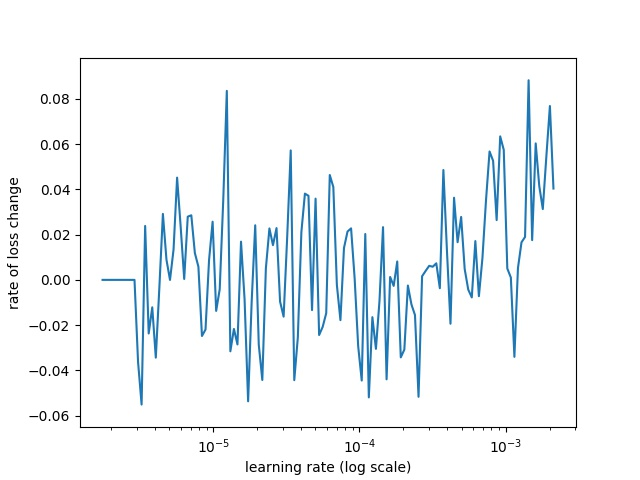

This figure's Python source:
# -*- coding: utf-8 -*- 
# train.py
# env: python=3.6
# author: lm 

import time
import math
import os
import random
import logging # for save train log
import numpy as np 
import tensorflow as tf 
from tfrecords import tf_records
from tqdm import tqdm 
import cv2 as cv
from skimage import color 
from matplotlib import pyplot as plt 

from network import seg_loss
from network import seg_accuracy
from network import lr_policy 
from network.data_aug import seg_augmentation
from network.cityscapes_colors import id2colors, draw_label
from network import train_options
from network.mobilenet_v3 import MobileNetv3



args = train_options.parser.parse_args()
print (args)
os.environ['CUDA_VISIBLE_DEVICES'] = '0'
config = tf.ConfigProto()
config.gpu_options.allow_growth = True # allocate as need.

logging.basicConfig(filename = 'lr_finder', level = logging.DEBUG,
    format = '%(asctime)s - %(pathname)s[line:%(lineno)d] - %(levelname)s: %(message)s')
logging.info("Save log to `{}`.".format(args.log_path))
logging.info(args)
os.environ["TF_CPP_MIN_LOG_LEVEL"] = "2"


if not os.path.exists(args.model_dir):
    os.mkdir(args.model_dir)


def get_file_list(root_dir, exts = 'tfr'):
    if os.path.isfile(root_dir) and root_dir.lower().endswith(exts):
        return [root_dir]
    raw_files = os.listdir(root_dir)
    tfrs = []
    for each in raw_files:
        if each.lower().endswith(exts):
            tfrs.append(os.path.join(root_dir, each))
    return tfrs


np.random.seed(seed = 101)


class LRFinder:
    def __init__(self):
        self.losses = [] # record loss 
        self.should_stop = False 
        self.lrs = [] # record lr 
        self.best_loss = 1e9 # init to very big 
        self.regularizer = tf.contrib.layers.l2_regularizer(args.weight_decay)
        self.global_step = tf.Variable(0, trainable = False, name = "global_step")
        self.class_weights = seg_loss.load_class_weights(args.class_weights)
        self.IGNORE_LABEL = 255 
        self.epochs = 1 
        self.load_data()
        self.load_model()
        self.find() 
        
    def load_data(self):
        self.xin = tf.placeholder(dtype = tf.float32,
            shape = [None, args.crop_height, args.crop_width, 3],
            name = "xin")
        self.yin = tf.placeholder(dtype = tf.int32, 
            shape = [None, args.crop_height, args.crop_width], name = "yin")
        self.images, self.labels = tf_records.read_tfrecords_by_data_v2(
            get_file_list(args.train),
            (args.height, args.width), 
            3, 
            batch_size = args.batch_size,
            buffer_size = 256,
            label_type = 'segmentation')
        self.num_examples = tf_records.get_number_examples(get_file_list(args.train))
        self.train_batches_per_epoch = self.num_examples // args.batch_size
        self.lr_mult = tf.constant((args.max_lr / args.lr) ** (1. / self.train_batches_per_epoch))
        print("lr mult:", self.lr_mult)
        self.learning_rate = lr_policy.finder_lr(args.lr, self.lr_mult, self.global_step)
        print("There are {} examples in train dataset. Iterate {} steps per epoch.".format(self.num_examples, self.train_batches_per_epoch))
        
            
    def load_model(self):
        # you should load your model here, define the loss 
        mbv3 = MobileNetv3(args.num_labels, self.regularizer, 'mbv3')
        if 'large_seg' == args.net:
            self.logits = mbv3.large_seg(self.xin)
        elif 'small_seg' == args.net:
            self.logits = mbv3.small_seg(self.xin)
        print("logits' shape:", self.logits.shape)
        cross_entropy_mean = seg_loss.weighted_sparse_softmax_cross_entropy_with_logits(
            self.yin, self.logits, self.class_weights, self.IGNORE_LABEL)
        regularizer_loss = tf.add_n(tf.get_collection(tf.GraphKeys.REGULARIZATION_LOSSES))
        self.loss = cross_entropy_mean + regularizer_loss
        if args.use_bn:
            update_ops = tf.get_collection(tf.GraphKeys.UPDATE_OPS)
            with tf.control_dependencies(update_ops):
                self.train_ops = tf.train.AdamOptimizer(self.learning_rate).minimize(self.loss, self.global_step)
        else:
            self.train_ops = tf.train.AdamOptimizer(self.learning_rate).minimize(self.loss, self.global_step)
            
    def find(self):
        with tf.Session() as sess:
            if args.restore:
                ckpt = tf.train.get_checkpoint_state(args.model_dir)
                if ckpt and os.path.exists(ckpt.model_checkpoint_path + '.meta'):
                    vars_restore = tf.trainable_variables()
                    vars_global = tf.global_variables()
                    bn_moving_vars = [g for g in vars_global if 'moving_mean' in g.name]
                    bn_moving_vars += [g for g in vars_global if 'moving_variance' in g.name]
                    vars_restore += bn_moving_vars
                    vars_restore += [self.global_step]
                    self.saver = tf.train.Saver(vars_restore, max_to_keep=5)
                    self.saver.restore(sess, ckpt.model_checkpoint_path)
                    vars_init = [var for var in tf.global_variables() if var not in vars_restore]
                    init_op = tf.variables_initializer(vars_init)
                    # initialize the untrainable variables 
                    sess.run(init_op) 
                    logging.info("restored from {}".format(ckpt.model_checkpoint_path))
                    if args.reset_lr:
                        sess.run(self.global_step.initializer) # init to zero.
                else:
                    sess.run(tf.global_variables_initializer())
            else:
                sess.run(tf.global_variables_initializer())
            print("Starting from global step:", sess.run(self.global_step))
            for epoch in range(self.epochs):
                if self.should_stop:
                    break 
                for it in range(self.train_batches_per_epoch):
                    img_batch, lab_batch = sess.run([self.images, self.labels])
                    img_batch, lab_batch = seg_augmentation(img_batch, lab_batch, args.crop_height, args.crop_width) 
                    img_batch = (img_batch / 255. - 0.5) * 2
                    train_feed = {
                        self.xin: img_batch,
                        self.yin: lab_batch
                    }
                    _, loss_value, lr = sess.run([self.train_ops, self.loss, self.learning_rate], feed_dict = train_feed)
                    # do something on batch end. 
                    if it > 5 and math.isnan(loss_value) or loss_value > self.best_loss * 4:
                        self.should_stop = True 
                        break 
                    print("it: {}, loss: {:.4f}, lr: {:.10f}".format(it, loss_value, lr))
                    self.lrs.append(lr)
                    self.losses.append(loss_value)
                    # update best_loss 
                    if loss_value < self.best_loss:
                        self.best_loss = loss_value
                    
                    
            # after training 
            best_lr = self.get_best_lr(sma = 20)
            print("got best lr:", best_lr)
            self.plot_loss_change(sma = 20)
            # self.plot_loss_change(sma)
            
    def get_derivatives(self, sma = 1):
        '''sma: smooth moving average'''
        assert sma >= 1 
        derivatives = [0] * sma 
        for i in range(sma, len(self.lrs)):
            derivatives.append((self.losses[i] - self.losses[i - sma]) / sma)
        return derivatives
    
    def get_best_lr(self, sma = 5, n_skip_begining = 10, n_skip_end = 5):
        derivatives = self.get_derivatives(sma)
        best_der_idx = np.argmin(derivatives[n_skip_begining : - n_skip_end])
        print("best_der_idx", best_der_idx)
        return self.lrs[n_skip_begining : - n_skip_end][best_der_idx]
        
        
    def plot_loss_change(self, sma, n_skip_begining = 10, n_skip_end = 5):
        derivatives = self.get_derivatives(sma)[n_skip_begining : - n_skip_end]
        lrs = self.lrs[n_skip_begining : - n_skip_end]
        plt.ylabel("rate of loss change")
        plt.xlabel("learning rate (log scale)")
        plt.plot(lrs, derivatives)
        plt.xscale('log')
        plt.ylim((min(derivatives) - 0.01, max(derivatives) + 0.01))
        # plt.show() 
        # save the picture 
        plt.savefig('lr_finder.jpg')


if __name__ == "__main__":
    lrfinder = LRFinder()
    

# FILE END.
